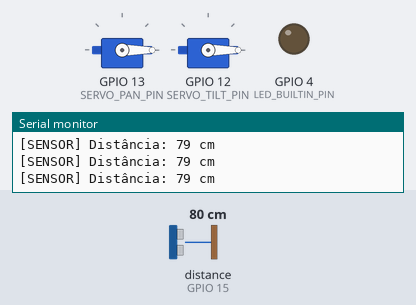
Simulated run of this sketch. Board: ESP32. Parts: 2 × servo, output pins drawn as LEDs (lit = HIGH), the last lines printed to the serial monitor. Wiring (inferred from the names in the program): ultrasonic range finder: trigger GPIO 14; echo GPIO 15. The test bench sets the inputs (shaded band); at power-on: distance to the obstacle (sensor on GPIO 15) 80 cm. The echo pulse lasts 58.3 µs per cm; WiFi joins after 1.5 s; servers stay silent unless stated; uploads are accepted with an empty reply; the camera gives no picture; pins used as bus, display or sensor lines are not drawn.

Above: at 3.0 s.
3.1 s: distance to the obstacle (sensor on GPIO 15) set to 2 cm
At 3.7 s:
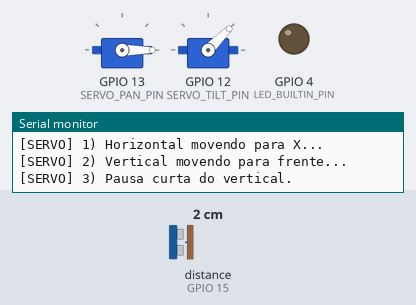
6.1 s: distance to the obstacle (sensor on GPIO 15) set to 18 cm
At 8.0 s:
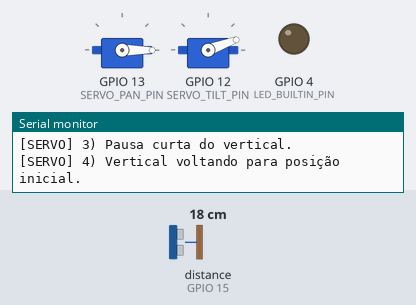
9.1 s: distance to the obstacle (sensor on GPIO 15) set to 23 cm
At 10.05 s:
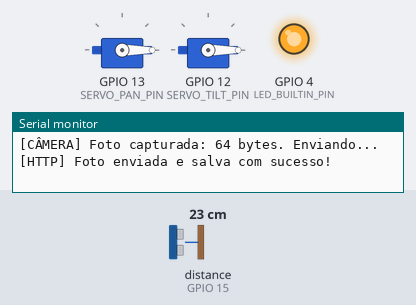
Timing chart, 0 to 12.1 s (numbered marks = the images above; inputs shaded):
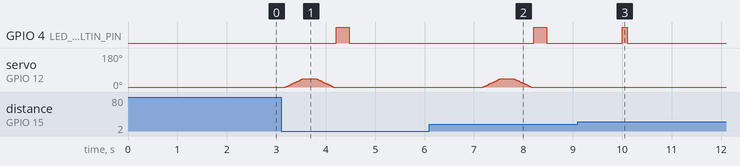

The sketch:

projetolixo.ino
```cpp
// ESP32-CAM + HC-SR04 + 2x Servo MG995 (pan/tilt) nos IO13 e IO12
// Aciona os servos quando distância <= 20 cm
// Ao detectar: sensor inativo por 3s, tira foto e envia via HTTP POST ao PC

#include <ESP32Servo.h>
#include "esp_camera.h"
#include <WiFi.h>
#include <HTTPClient.h>

// ===== CONFIGURAÇÃO WiFi =====
const char* ssid     = "Iensen";
const char* password = "itonfo123";

// ===== IP DO COMPUTADOR NA REDE =====
// Execute servidor_fotos.py no PC e coloque o IP que ele exibir aqui
const char* servidorIP = "http://10.174.28.57:5000/foto";

// ===== PINOS =====
#define TRIG_PIN        14
#define ECHO_PIN        15
#define SERVO_PAN_PIN   13   // Servo horizontal (pan)
#define SERVO_TILT_PIN  12   // Servo vertical (tilt)
#define LED_BUILTIN_PIN  4   // Flash LED (ativo em HIGH)

// ===== PARÂMETROS =====
#define DISTANCIA_CM       20
#define INTERVALO_PISCA 10000   // ms
#define TEMPO_PAUSA      3000   // ms que o sensor fica inativo após detecção

// Posições iniciais (repouso) dos servos
#define SERVO_PAN_INICIAL   0
#define SERVO_TILT_INICIAL  0

// Movimento sequencial ao detectar objeto
#define SERVO_PAN_ALVO_X         0   // posição X do horizontal
#define SERVO_TILT_FRENTE       45   // posição para "frente" do vertical
#define SERVO_PASSO_GRAUS        1   // passo angular por atualização
#define SERVO_DELAY_PASSO_MS     8   // velocidade de movimento (8ms = moderado)
#define TEMPO_PAUSA_VERTICAL_MS 250  // pausa curta no topo do movimento vertical

// ===== CÂMERA - Pinout AI-Thinker ESP32-CAM =====
#define CAM_PIN_PWDN    32
#define CAM_PIN_RESET   -1
#define CAM_PIN_XCLK     0
#define CAM_PIN_SIOD    26
#define CAM_PIN_SIOC    27
#define CAM_PIN_D7      35
#define CAM_PIN_D6      34
#define CAM_PIN_D5      39
#define CAM_PIN_D4      36
#define CAM_PIN_D3      21
#define CAM_PIN_D2      19
#define CAM_PIN_D1      18
#define CAM_PIN_D0       5
#define CAM_PIN_VSYNC   25
#define CAM_PIN_HREF    23
#define CAM_PIN_PCLK    22

Servo servoPan;
Servo servoTilt;
int posPanAtual  = SERVO_PAN_INICIAL;
int posTiltAtual = SERVO_TILT_INICIAL;

unsigned long ultimoPisca     = 0;
unsigned long tempoDesativacao = 0;
bool sensorAtivo              = true;

// ===== INICIALIZAÇÃO DA CÂMERA =====
bool iniciarCamera() {
  camera_config_t config;
  config.ledc_channel = LEDC_CHANNEL_0;
  config.ledc_timer   = LEDC_TIMER_0;
  config.pin_d0       = CAM_PIN_D0;
  config.pin_d1       = CAM_PIN_D1;
  config.pin_d2       = CAM_PIN_D2;
  config.pin_d3       = CAM_PIN_D3;
  config.pin_d4       = CAM_PIN_D4;
  config.pin_d5       = CAM_PIN_D5;
  config.pin_d6       = CAM_PIN_D6;
  config.pin_d7       = CAM_PIN_D7;
  config.pin_xclk     = CAM_PIN_XCLK;
  config.pin_pclk     = CAM_PIN_PCLK;
  config.pin_vsync    = CAM_PIN_VSYNC;
  config.pin_href     = CAM_PIN_HREF;
  config.pin_sccb_sda = CAM_PIN_SIOD;
  config.pin_sccb_scl = CAM_PIN_SIOC;
  config.pin_pwdn     = CAM_PIN_PWDN;
  config.pin_reset    = CAM_PIN_RESET;
  config.xclk_freq_hz = 20000000;
  config.pixel_format = PIXFORMAT_JPEG;
  config.frame_size   = FRAMESIZE_VGA;   // 640x480
  config.jpeg_quality = 12;
  config.fb_count     = 1;

  return esp_camera_init(&config) == ESP_OK;
}

// ===== CAPTURA E ENVIO DA FOTO =====
void tirarEEnviarFoto() {
  // Descarta frame em buffer (foto antiga que ficou na fila do sensor)
  camera_fb_t* fb_descarte = esp_camera_fb_get();
  if (fb_descarte) esp_camera_fb_return(fb_descarte);

  // Acende flash 200ms para iluminar e captura frame fresco
  digitalWrite(LED_BUILTIN_PIN, HIGH);
  delay(200);

  camera_fb_t* fb = esp_camera_fb_get();

  digitalWrite(LED_BUILTIN_PIN, LOW);

  if (!fb) {
    Serial.println("[CÂMERA] Falha ao capturar foto.");
    return;
  }

  Serial.printf("[CÂMERA] Foto capturada: %u bytes. Enviando...\n", fb->len);

  HTTPClient http;
  http.begin(servidorIP);
  http.addHeader("Content-Type", "image/jpeg");

  int httpCode = http.POST(fb->buf, fb->len);

  if (httpCode == 200) {
    Serial.println("[HTTP] Foto enviada e salva com sucesso!");
  } else {
    Serial.printf("[HTTP] Falha no envio. Código: %d\n", httpCode);
  }

  http.end();
  esp_camera_fb_return(fb);
}

// ===== SENSOR ULTRASSÔNICO =====
long medirDistanciaCm() {
  digitalWrite(TRIG_PIN, LOW);
  delayMicroseconds(2);
  digitalWrite(TRIG_PIN, HIGH);
  delayMicroseconds(10);
  digitalWrite(TRIG_PIN, LOW);

  long duracao = pulseIn(ECHO_PIN, HIGH, 30000);
  if (duracao == 0) return -1;
  return duracao * 0.0343 / 2;
}

void piscarBuiltin() {
  digitalWrite(LED_BUILTIN_PIN, HIGH);
  delay(100);
  digitalWrite(LED_BUILTIN_PIN, LOW);
}

void moverServoSuave(Servo& servo, int& posAtual, int posDestino) {
  posDestino = constrain(posDestino, 0, 180);
  if (posAtual == posDestino) return;

  int direcao = (posDestino > posAtual) ? SERVO_PASSO_GRAUS : -SERVO_PASSO_GRAUS;
  while (posAtual != posDestino) {
    posAtual += direcao;
    if ((direcao > 0 && posAtual > posDestino) || (direcao < 0 && posAtual < posDestino)) {
      posAtual = posDestino;
    }
    servo.write(posAtual);
    delay(SERVO_DELAY_PASSO_MS);
  }
}

void executarSequenciaServos() {
  Serial.println("[SERVO] 1) Horizontal movendo para X...");
  moverServoSuave(servoPan, posPanAtual, SERVO_PAN_ALVO_X);

  Serial.println("[SERVO] 2) Vertical movendo para frente...");
  moverServoSuave(servoTilt, posTiltAtual, SERVO_TILT_FRENTE);

  Serial.println("[SERVO] 3) Pausa curta do vertical.");
  delay(TEMPO_PAUSA_VERTICAL_MS);

  Serial.println("[SERVO] 4) Vertical voltando para posição inicial.");
  moverServoSuave(servoTilt, posTiltAtual, SERVO_TILT_INICIAL);

  Serial.println("[SERVO] 5) Horizontal voltando para posição inicial.");
  moverServoSuave(servoPan, posPanAtual, SERVO_PAN_INICIAL);
}

// ===== SETUP =====
void setup() {
  Serial.begin(115200);
  pinMode(TRIG_PIN, OUTPUT);
  pinMode(ECHO_PIN, INPUT);
  pinMode(LED_BUILTIN_PIN, OUTPUT);
  digitalWrite(LED_BUILTIN_PIN, LOW);

  servoPan.attach(SERVO_PAN_PIN);
  servoTilt.attach(SERVO_TILT_PIN);
  servoPan.write(SERVO_PAN_INICIAL);
  servoTilt.write(SERVO_TILT_INICIAL);
  posPanAtual  = SERVO_PAN_INICIAL;
  posTiltAtual = SERVO_TILT_INICIAL;

  if (iniciarCamera()) {
    Serial.println("[CÂMERA] Inicializada com sucesso.");
  } else {
    Serial.println("[CÂMERA] ERRO ao inicializar.");
  }

  Serial.printf("[WiFi] Conectando a %s...\n", ssid);
  WiFi.begin(ssid, password);
  while (WiFi.status() != WL_CONNECTED) {
    delay(500);
    Serial.print(".");
  }
  Serial.printf("\n[WiFi] Conectado! IP do ESP: %s\n", WiFi.localIP().toString().c_str());
  Serial.printf("[HTTP] Fotos serão enviadas para: %s\n", servidorIP);
}

// ===== LOOP =====
void loop() {
  unsigned long agora = millis();

  // Pisca LED a cada 10 segundos (heartbeat)
  if (agora - ultimoPisca >= INTERVALO_PISCA) {
    ultimoPisca = agora;
    piscarBuiltin();
  }

  if (!sensorAtivo) {
    // Aguarda fim da pausa de 3 segundos
    if (agora - tempoDesativacao >= TEMPO_PAUSA) {
      sensorAtivo = true;
      Serial.println("[SENSOR] Reativado.");
    }
    delay(10);
    return;
  }

  // Leitura do sensor
  long distancia = medirDistanciaCm();

  if (distancia > 0) {
    Serial.printf("[SENSOR] Distância: %ld cm\n", distancia);

    if (distancia <= DISTANCIA_CM) {
      Serial.println("[SENSOR] Objeto detectado! Executando sequência dos servos...");
      executarSequenciaServos();

      // Desativa sensor e registra o momento
      sensorAtivo      = false;
      tempoDesativacao = millis();

      // Tira e envia a foto durante os 3 segundos de pausa
      tirarEEnviarFoto();
    }
  } else {
    Serial.println("[SENSOR] Sem leitura (fora de alcance).");
  }

  delay(100);
}
```

Measured:
- the behaviour switches between 20 and 21 cm on distance to the obstacle (sensor on GPIO 15) (found by bisection; images 2 and 3)
- after the input at 3.1 s, GPIO 4 (LED_BUILTIN_PIN): LOW → HIGH after 1.1 s, → LOW 0.26 s later; servo on GPIO 12 (SERVO_TILT_PIN): rises from 0° to 45° in 0.36 s, then falls to 0° in 0.61 s
- after the input at 9.1 s, GPIO 4 (LED_BUILTIN_PIN): goes on until 10.1 s, then stays LOW; servo on GPIO 12 (SERVO_TILT_PIN): stops changing and stays 0°
